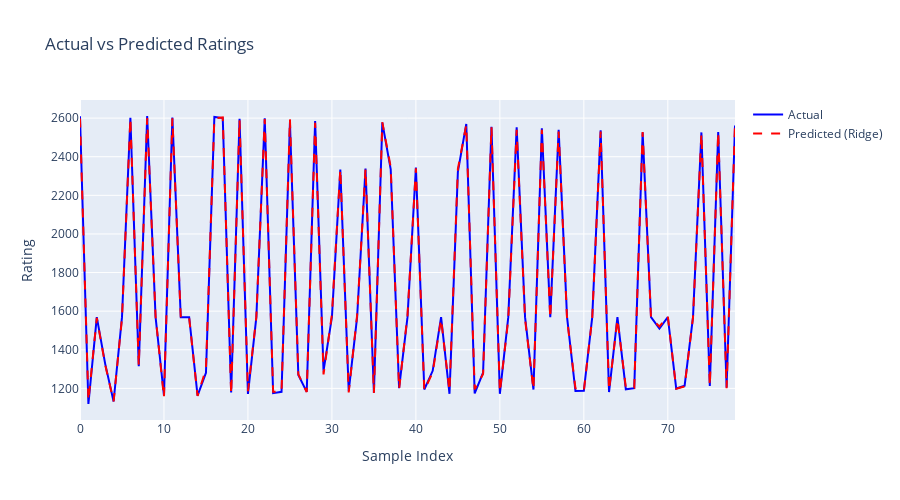

The notebook cell saved with this chart:
### Markdown cell above
## 15. Prediction Visualization

### Code cell
# Plot actual vs predicted for best ML model
# Using Ridge as it's typically stable

fig = go.Figure()

# Sample for visualization
sample_size = min(500, len(y_test))
indices = np.linspace(0, len(y_test)-1, sample_size, dtype=int)

fig.add_trace(go.Scatter(
    x=list(range(sample_size)),
    y=y_test[indices],
    mode='lines',
    name='Actual',
    line=dict(color='blue', width=2)
))

fig.add_trace(go.Scatter(
    x=list(range(sample_size)),
    y=pred_ridge[indices],
    mode='lines',
    name='Predicted (Ridge)',
    line=dict(color='red', width=2, dash='dash')
))

fig.update_layout(
    title='Actual vs Predicted Ratings',
    xaxis_title='Sample Index',
    yaxis_title='Rating',
    height=500
)
fig.show()

### Figure 1 — Plotly figure (JSON) as saved in the notebook; plotly's stock layout.template omitted (floating-point values rounded to 4 significant figures)
{"data": [{"line": {"color": "blue", "width": 2}, "mode": "lines", "name": "Actual", "type": "scatter", "x": [0, 1, 2, 3, 4, 5, 6, 7, 8, 9, 10, 11, 12, 13, 14, 15, 16, 17, 18, 19, 20, 21, 22, 23, 24, 25, 26, 27, 28, 29, 30, 31, 32, 33, 34, 35, 36, 37, 38, 39, 40, 41, 42, 43, 44, 45, 46, 47, 48, 49, 50, 51, 52, 53, 54, 55, 56, 57, 58, 59, 60, 61, 62, 63, 64, 65, 66, 67, 68, 69, 70, 71, 72, 73, 74, 75, 76, 77, 78], "y": [2610, 1119, 1569, 1327, 1132, 1569, 2602, 1315, 2611, 1569, 1162, 2603, 1569, 1569, 1162, 1280, 2606, 2600, 1179, 2597, 1171, 1569, 2599, 1175, 1182, 2578, 1269, 1182, 2585, 1291, 1569, 2334, 1187, 1569, 2339, 1177, 2577, 2335, 1201, 1569, 2344, 1194, 1291, 1569, 1172, 2322, 2570, 1174, 1281, 2555, 1172, 1569, 2552, 1569, 1194, 2547, 1569, 2539, 1569, 1186, 1187, 1569, 2537, 1181, 1569, 1195, 1201, 2526, 1569, 1510, 1569, 1199, 1214, 1569, 2526, 1213, 2528, 1204, 2562]}, {"line": {"color": "red", "dash": "dash", "width": 2}, "mode": "lines", "name": "Predicted (Ridge)", "type": "scatter", "x": [0, 1, 2, 3, 4, 5, 6, 7, 8, 9, 10, 11, 12, 13, 14, 15, 16, 17, 18, 19, 20, 21, 22, 23, 24, 25, 26, 27, 28, 29, 30, 31, 32, 33, 34, 35, 36, 37, 38, 39, 40, 41, 42, 43, 44, 45, 46, 47, 48, 49, 50, 51, 52, 53, 54, 55, 56, 57, 58, 59, 60, 61, 62, 63, 64, 65, 66, 67, 68, 69, 70, 71, 72, 73, 74, 75, 76, 77, 78], "y": [2598.0, 1136.0, 1565.0, 1322.0, 1133.0, 1563.0, 2600.0, 1315.0, 2600.0, 1573.0, 1152.0, 2599.0, 1568.0, 1565.0, 1161.0, 1300.0, 2599.0, 2604.0, 1169.0, 2592.0, 1185.0, 1571.0, 2595.0, 1183.0, 1183.0, 2595.0, 1273.0, 1181.0, 2575.0, 1272.0, 1583.0, 2337.0, 1179.0, 1580.0, 2338.0, 1177.0, 2579.0, 2346.0, 1196.0, 1578.0, 2340.0, 1190.0, 1283.0, 1559.0, 1185.0, 2337.0, 2565.0, 1195.0, 1274.0, 2554.0, 1180.0, 1557.0, 2539.0, 1559.0, 1194.0, 2540.0, 1562.0, 2530.0, 1560.0, 1201.0, 1187.0, 1567.0, 2530.0, 1190.0, 1558.0, 1204.0, 1203.0, 2528.0, 1563.0, 1521.0, 1573.0, 1198.0, 1209.0, 1567.0, 2522.0, 1211.0, 2528.0, 1201.0, 2568.0]}], "layout": {"height": 500, "title": {"text": "Actual vs Predicted Ratings"}, "xaxis": {"title": {"text": "Sample Index"}}, "yaxis": {"title": {"text": "Rating"}}}}
